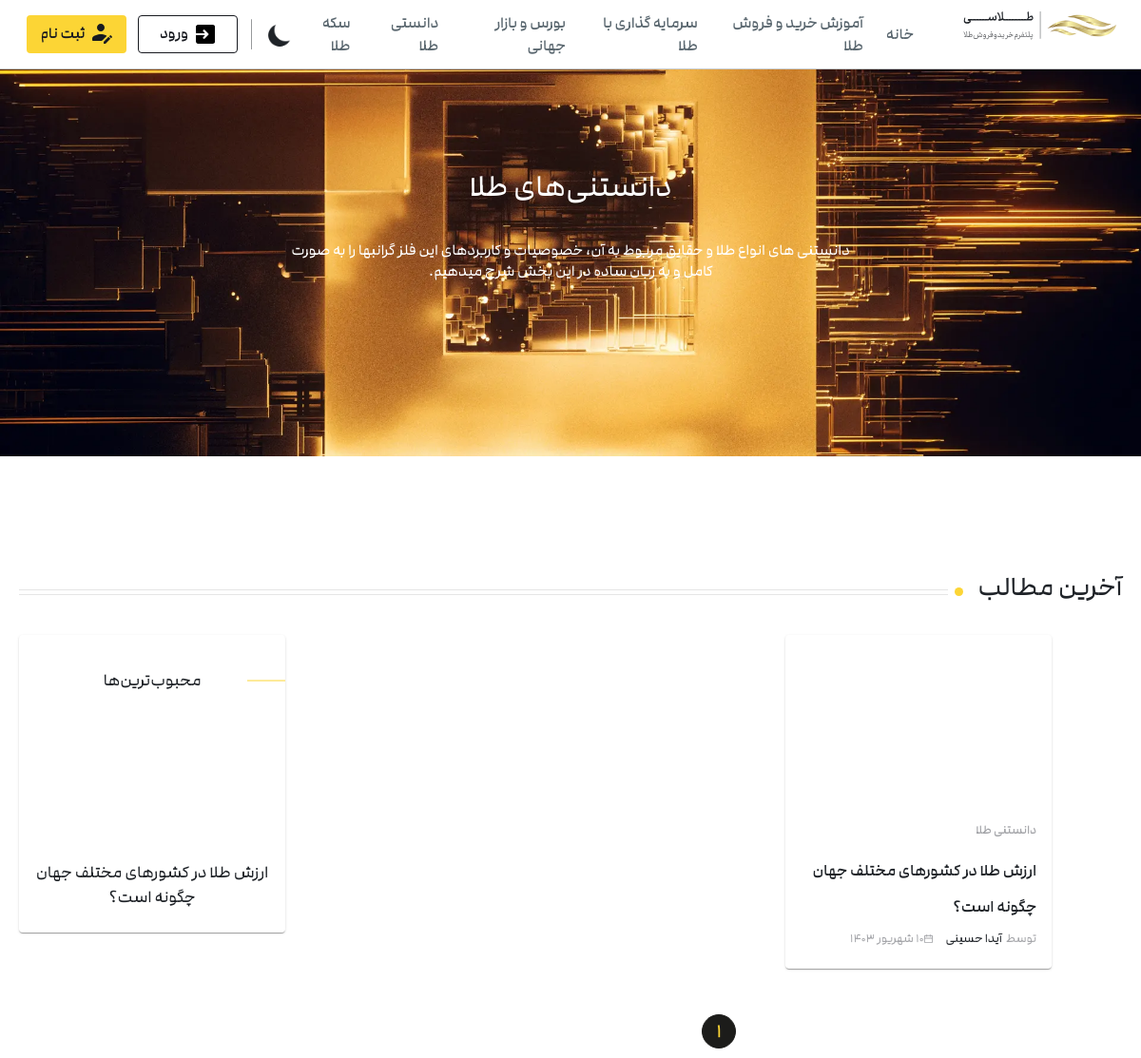
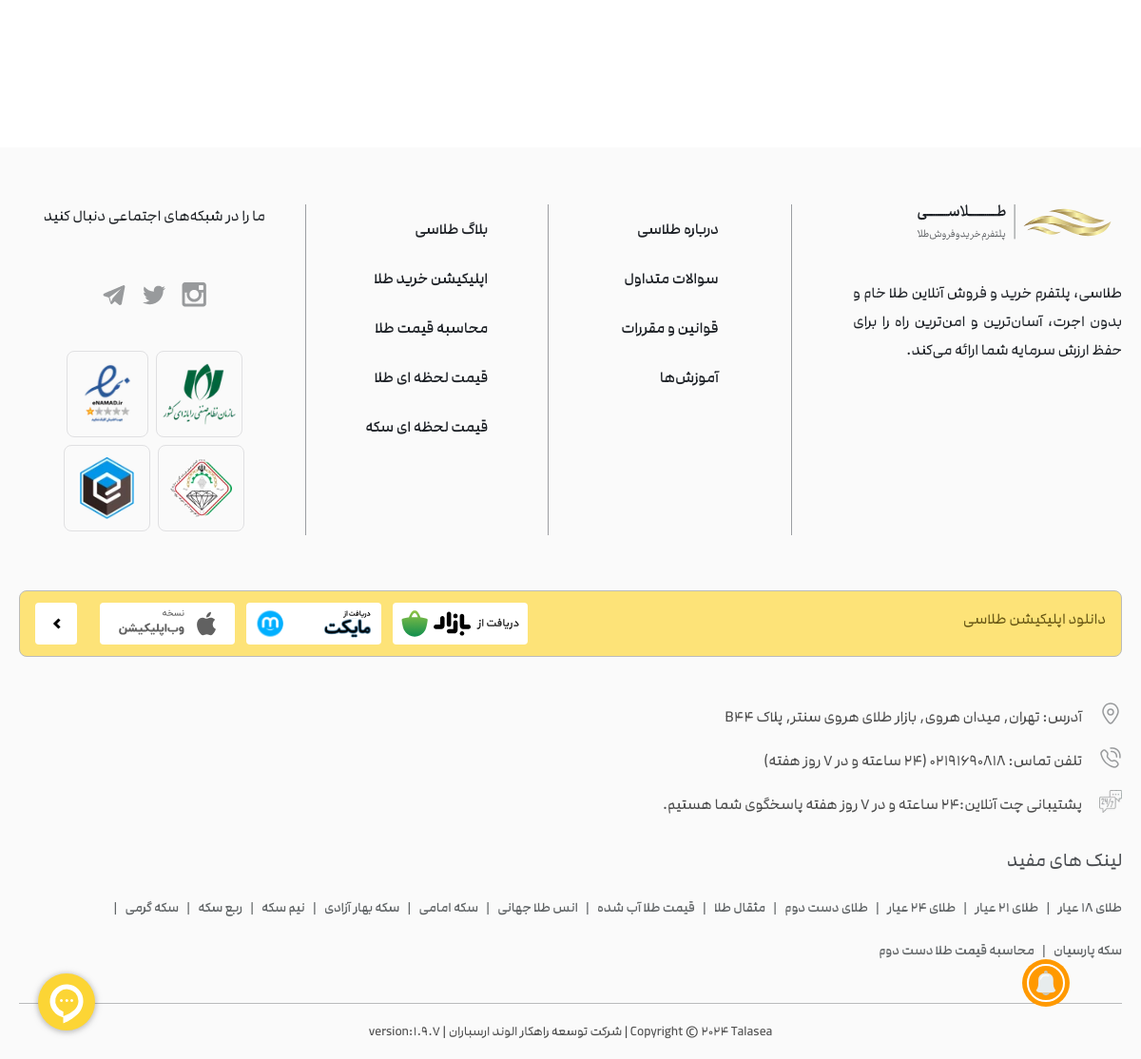
The page /blogs/knowledge on the database as committed earlier (2 pictures, top to bottom).
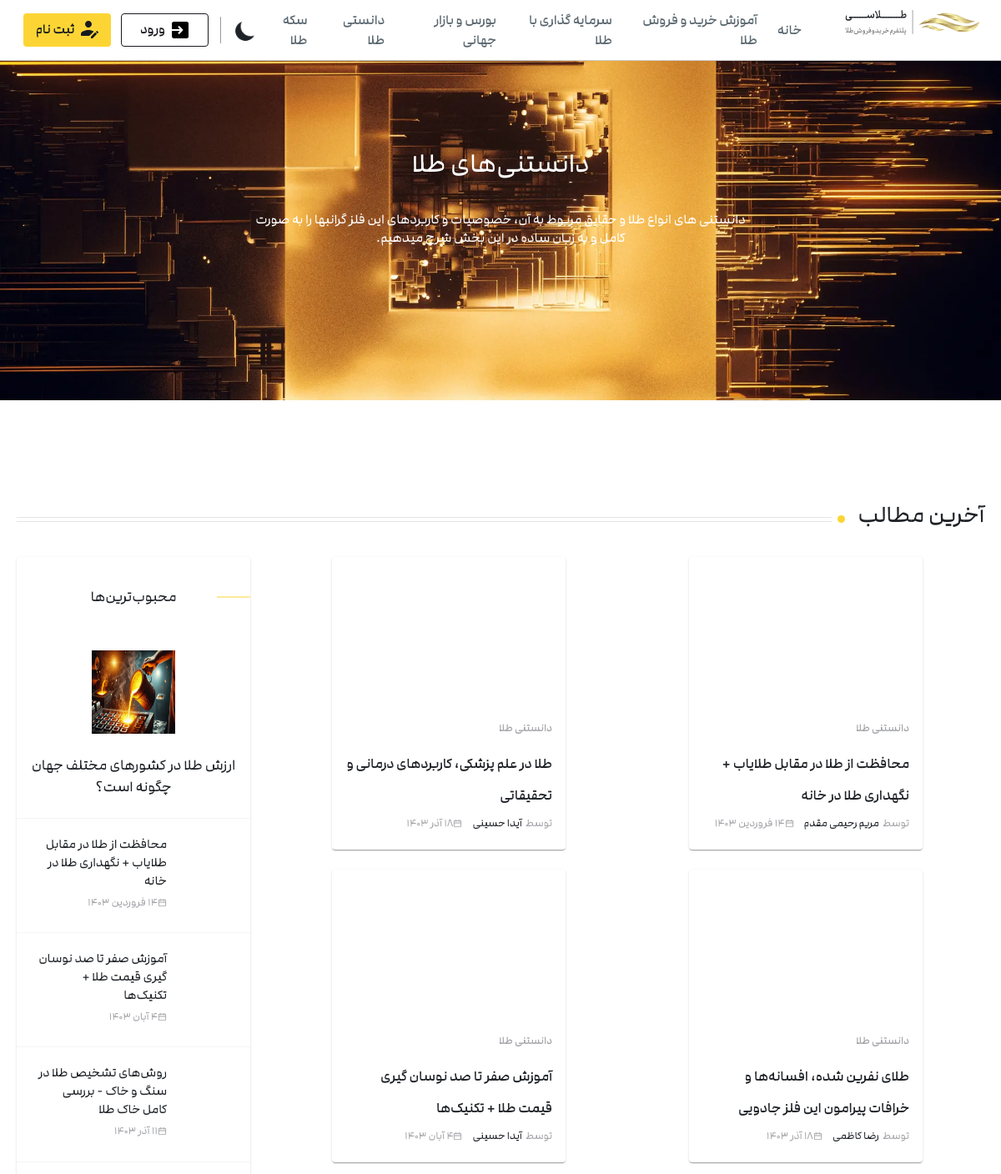
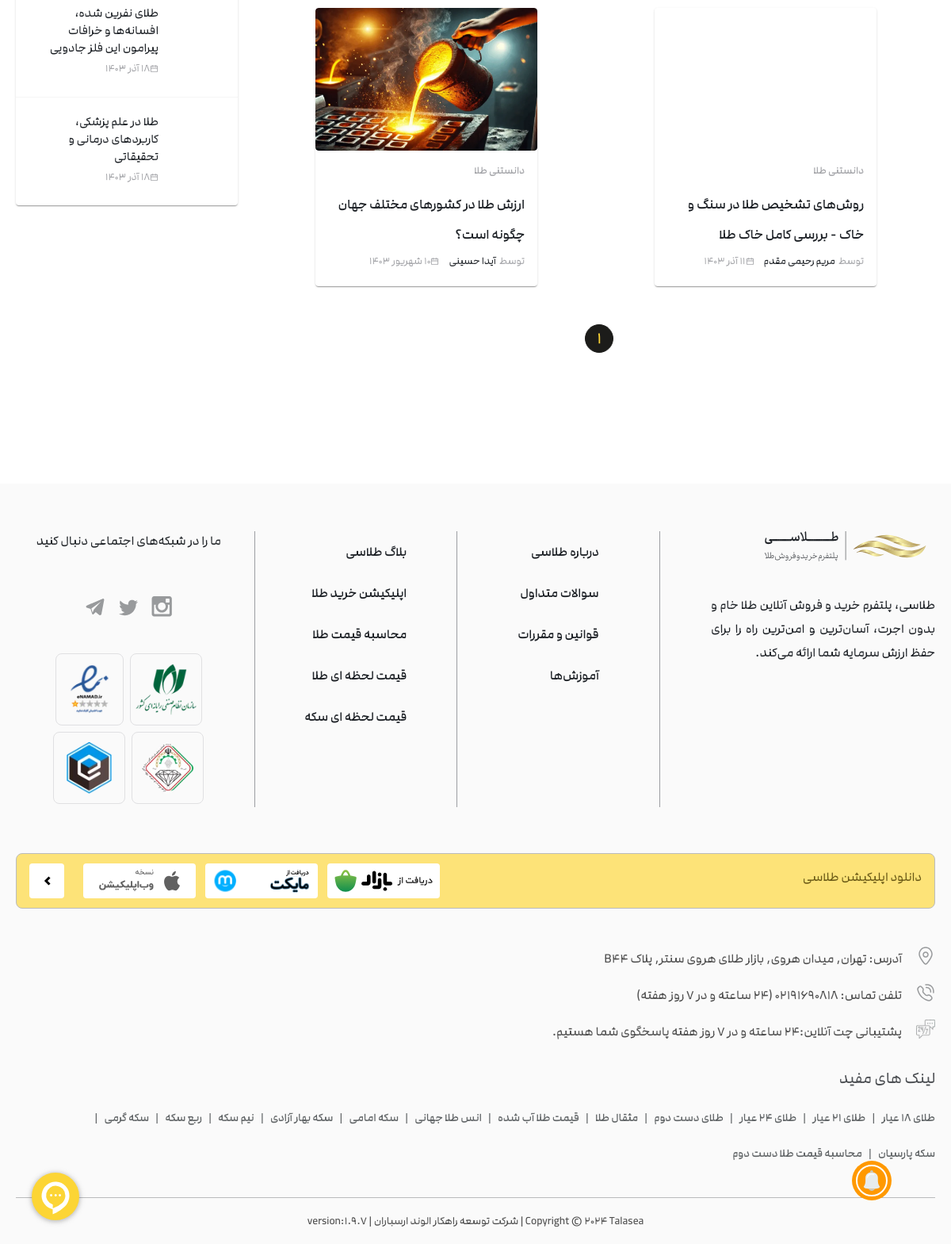
The same page on the database as committed later (2 pictures, top to bottom).
### blog/models.py (models this page shows, shortened)
class Blog(models.Model):
    title = models.CharField(max_length=200)
    author = models.ForeignKey("Blog_author",on_delete=models.CASCADE)
    text = MarkdownxField(null=True, blank=True)
    created = models.DateTimeField(auto_now_add=True)
    blogid = models.UUIDField(default=uuid.uuid4,primary_key=True,
                              unique=True,editable=False)
    blog_image = models.ImageField(default="golzaaar.webp")
    day = models.PositiveSmallIntegerField(
        validators=[MinValueValidator(1), MaxValueValidator(30)]
    )
    month = models.CharField(choices=MONTHS, max_length=50)
    year = models.IntegerField()
    view_count = models.PositiveIntegerField(default=0)
    subject  = models.CharField(choices=PHRASES, max_length=50,default="دانستنی طلا")

class Blog_author(models.Model):
    name = models.CharField(max_length=200)
    authorid = models.UUIDField(default=uuid.uuid4,primary_key=True,
                              unique=True,editable=False)
    discription = models.TextField(null=True,blank=True)
    author_img = models.ImageField()

### blog/views.py (the view)
# urls.py: path("blogs/knowledge", views.know, name="دانستنی طلا")
def know(request):
    latest = Blog.objects.filter(subject="دانستنی طلا").order_by("-created")
    best_rated = Blog.objects.filter(subject="دانستنی طلا").annotate(average_rating=Avg('ratings__rating')).order_by('-average_rating').first()
    best_rateds = Blog.objects.filter(subject="دانستنی طلا").annotate(average_rating=Avg('ratings__rating')).order_by('-average_rating')[1:9]
    p = Paginator(latest, 11)
    page = request.GET.get("page")
    items = p.get_page(page)
    return render(request, "know.html", {"latest": items, "best_rated": best_rated, "best_rateds": best_rateds})

### templates/know.html (shortened to what this page needs)
{% extends "base_blog.html" %} {% block content %} {% load static %}
<div class="big-container">
  <div class="bigin">
    <img alt="مقالات مربوط به آموزش خرید و فروش طلا" loading="lazy" width="1600"
    height="478" decoding="async" data-nimg="1" class="big_img" src="{% static "img/know.webp" %}" style="color: transparent" />
    <h1 class="title_blog">دانستنی‌های طلا</h1>
    <h2 class="dis_blog">
        دانستنی های انواع طلا و حقایق مربوط به آن، خصوصیات و کاربردهای این فلز گرانبها را به صورت کامل و به زبان ساده در این بخش شرح میدهیم.
    </h2>
  </div>
</div>
  <section class="wp-page-container">
    <div class="wp-page-content">
      <div class="allArticles_recentArticles">
        <div class="sectionTitle_sectionTopTitle">
          <h3>آخرین مطالب</h3>
          <div class="sectionTitle_titleDot"></div>
          <div class="sectionTitle_titleLines">
            <div class="sectionTitle_titleLine"></div>
            <div class="sectionTitle_titleLine"></div>
          </div>
        </div>
        <div class="allArticles_recentArticlesBody">
          <div class="allArticles_allArticles">
            <div class="allArticles_allArticlesContent">
              {% for blog in latest %}
              <div class="allArticles_contentContainer__BqTNO">
                <article class="allArticles_content__F1GyD">
                  <a
                    class="allArticles_imgContent__vW18z"
                    href="{% url "blog" blog.blogid %}"
                    ><img
                      alt="{{blog.title}}"
                      loading="lazy"
                      width="312"
                      height="244"
                      decoding="async"
                      data-nimg="1"
                      class="efect-img"
                      src="{{blog.blog_image.url}}"
                      style="color: transparent"
                  /></a>
                  <div class="allArticles_contentTexts__IJt4L">
                    <a class="main_categoryLink" href="/mag/facts"
                      >{{blog.subject}}</a
                    >
                    <h2 class="main_title__LBSV_">
                      <a
                        href="{% url "blog" blog.blogid %}"
                        class="underline-hover-effect2"
                        >{{blog.title}}</a
                      >
                    </h2>
                    <ul class="moreItem_moreData">
                      <div class="moreItem_moreDataContent__dF8j_">
                        <a
                          class="moreItem_moreDataItem__pSgI3"
                          href="/mag/@marzieh"
                          ><span>توسط</span
                          ><span class="moreItem_author2">{{blog.author.name}}</span></a
                        >
                      </div>
                      <div class="moreItem_moreDataContent__dF8j_">
                        <li class="moreItem_moreDataItem__pSgI3">
                          <img
                            alt="تاریخ انتشار مقاله"
                            loading="lazy"
                            width="11"
                            height="11"
                            decoding="async"
                            data-nimg="1"
                            src="{% static "img/calender.svg" %}"
                            style="color: transparent"
                          /><span>{{blog.day}} {{blog.month}} {{blog.year}}</span>
                        </li>
                      </div>
                    </ul>
                  </div>
                </article>
              </div>
              {% endfor %}
              </div>
              <div class="pagination_container">
                <a class="pagination_current" href="#">{{latest.number}}</a>
            </div>
          </div>
          <div class="allArticles_leftData">
            <div class="sideItem_sideItem">
              <div class="sideItem_sideTitle">
                <span>محبوب‌ترین‌ها</span>
              </div>
              {% if best_rated %}
              <a
                class="sideItem_firstItem__GxelP"
                href="{% url "blog" best_rated.blogid %}"
                ><div class="sideItem_firstItemImg__JFAeB">
                  <img
                    alt="{{best_rated.title}}"
                    loading="lazy"
                    width="100"
                    height="100"
                    decoding="async"
                    data-nimg="1"
                    src="{{best_rated.blog_image.url}}"
                    style="color: transparent"
                  />
                </div>
                <h3>{{best_rated.title}}</h3></a
              >
              {% endif %}
              {% for best_rateds in best_rateds %}
              <a
                class="sideItem_insideItem__1CXAr"
                href="{% url "blog" best_rateds.blogid %}"
                ><div class="sideItem_sideItemImg__I3bBB">
                  <img
                    alt="{{best_rateds.title}}"
                    loading="lazy"
                    width="60"
                    height="60"
                    decoding="async"
                    data-nimg="1"
                    src="{{best_rateds.blog_image.url}}"
                    style="color: transparent"
                  />
                </div>
                <div class="sideItem_sideTexts">
                  <h3>
                    {{best_rateds.title}}
                  </h3>
                  <ul class="moreItem_moreData moreItem_onBanner__6fODc">
                    <div class="moreItem_moreDataContent__dF8j_">
                      <li class="moreItem_moreDataItem__pSgI3">
                        <img
                          alt="تاریخ انتشار مقاله"
                          loading="lazy"
                          width="11"
                          height="11"
                          decoding="async"
                          data-nimg="1"
                          src="{% static "img/calender.svg" %}"
                          style="color: transparent"
                        /><span>{{best_rateds.day}} {{best_rateds.month}} {{best_rateds.year}}</span>
                      </li>
                    </div>
                  </ul>
                </div></a
              >
              {% endfor %}
            </div>
          </div>
        </div>
      </div>
    </div>
  </section>
{% endblock content %}

Rows that differ between the two databases and show on the page:
added Blog: blog_image (picture), subject "دانستنی طلا", title "محافظت از طلا در مقابل طلایاب + نگهداری طلا در خانه", author.name "مریم رحیمی مقدم", month "فروردین", year "1403"
added Blog: blog_image (picture), subject "دانستنی طلا", title "طلا در علم پزشکی، کاربردهای درمانی و تحقیقاتی", author.name "آیدا حسینی", day "18", month "آذر", year "1403"
added Blog: blog_image (picture), subject "دانستنی طلا", title "طلای نفرین شده، افسانه‌ها و خرافات پیرامون این فلز جادویی", author.name "رضا کاظمی", day "18", month "آذر", year "1403"
added Blog: blog_image (picture), subject "دانستنی طلا", title "آموزش صفر تا صد نوسان گیری قیمت طلا + تکنیک‌ها", author.name "آیدا حسینی", day "4", month "آبان", year "1403"
added Blog: blog_image (picture), subject "دانستنی طلا", title "روش‌های تشخیص طلا در سنگ و خاک - بررسی کامل خاک طلا", author.name "مریم رحیمی مقدم", day "11", month "آذر", year "1403"
